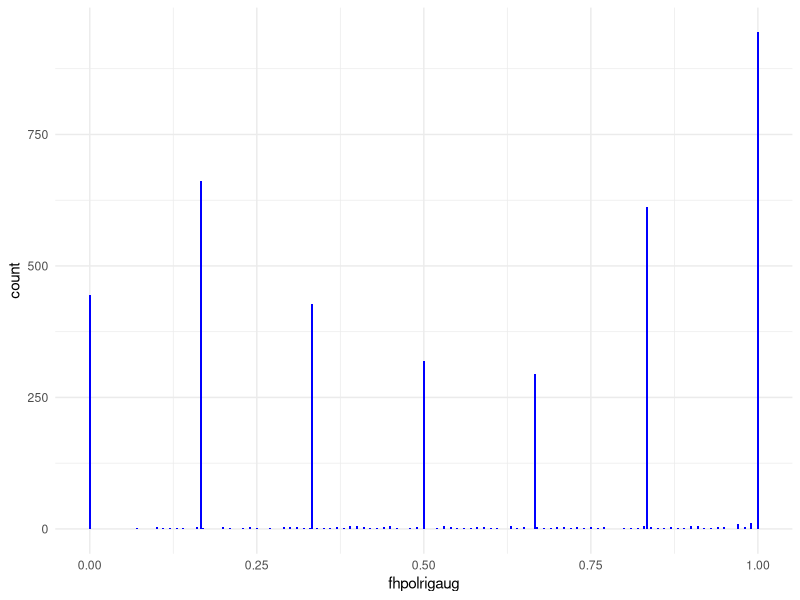
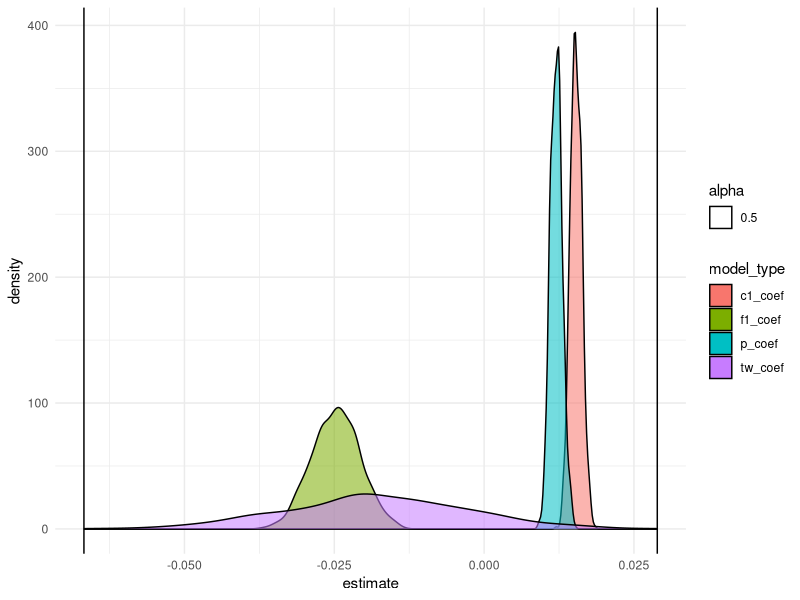
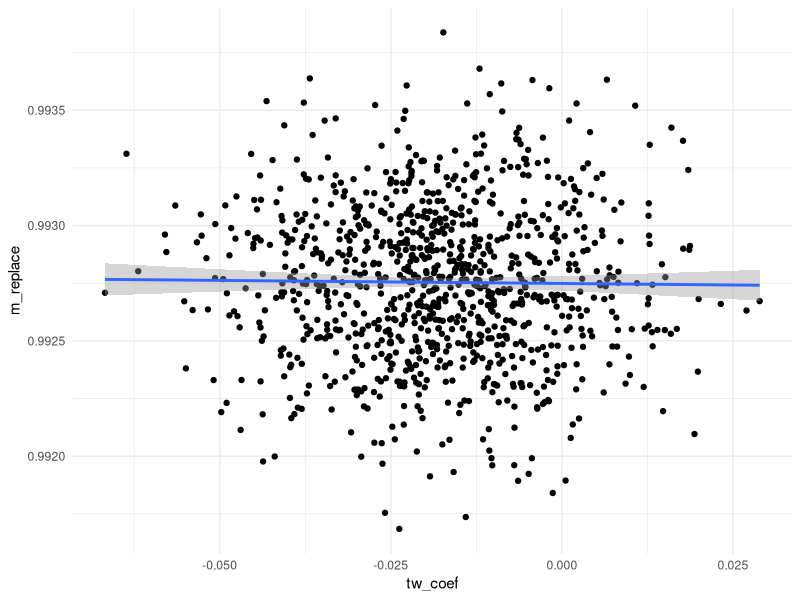
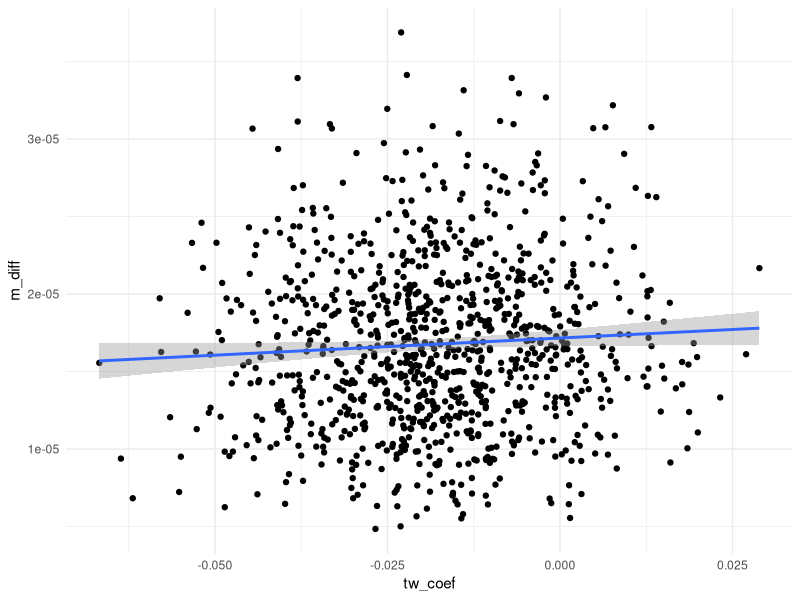

These charts were generated, in order, by the following R code:
## ---- chunk 1
# Re-analysis of Acemoglu et al.

require(haven)
require(readxl)
require(dplyr)
require(magrittr)
require(tidyr)
require(ggplot2)
require(modelr)
require(broom)
require(purrr)
require(pbapply)
require(parallel)

fiveyear <- read_dta("Acemoglu one year panel.dta")
oneyear <- read_excel("Income and Democracy Data AER adjustment.xls", 
sheet = "Annual Panel")
oneyear <- oneyear %>% group_by(country) %>% mutate(l1_fhpolrigaug=lag(fhpolrigaug,order_by=year),
                                                    l1_lrgdpch=lag(lrgdpch,order_by=year)) %>% 
  filter(!(is.na(fhpolrigaug)) & !(is.na(lrgdpch))) %>% mutate(panel_balance=n())
## ---- chunk 2
ggplot(oneyear,aes(x=fhpolrigaug)) + geom_bar(fill='blue') + theme_minimal()
## ---- chunk 3
data3 <-  filter(oneyear,country %in% c('United States','Canada')) %>% select(country,year,fhpolrigaug,lrgdpch,l1_fhpolrigaug,l1_lrgdpch)
twoway <- round(coef(lm(data=data3,formula=fhpolrigaug~ lrgdpch+ factor(year) + factor(country)))['lrgdpch'],3)
pooled <- round(coef(lm(data=data3,formula=fhpolrigaug~ lrgdpch))['lrgdpch'],3)
time <- round(coef(lm(data=data3,formula=fhpolrigaug~ lrgdpch+ factor(year)))['lrgdpch'],3)
case <- round(coef(lm(data=data3,formula=fhpolrigaug~ lrgdpch+ factor(country)))['lrgdpch'],3)
## ---- chunk 4
print(as.data.frame(data3))
## ---- chunk 5
tw_coef <- 1:1000
f1_coef <- 1:1000
c1_coef <- 1:1000
p_coef <- 1:1000
m_replace <- 1:1000
m_diff <- 1:1000
for(i in 1:1000) {
data3 <-  filter(oneyear,country %in% c('United States','Canada')) %>% select(country,year,fhpolrigaug,lrgdpch,l1_fhpolrigaug,l1_lrgdpch)
replacement <- runif(nrow(data3),0.99,.9999)
data3 <- ungroup(data3) %>% mutate(fhpolrigaug2 = ifelse(fhpolrigaug==1,replacement,fhpolrigaug))
tw_coef[i] <- coef(lm(data=data3,formula=fhpolrigaug2~ lrgdpch+ factor(year) + factor(country)))['lrgdpch']
f1_coef[i] <- coef(lm(data=data3,formula=fhpolrigaug2~ lrgdpch+ factor(year)))['lrgdpch']
c1_coef[i] <- coef(lm(data=data3,formula=fhpolrigaug2~ lrgdpch+ factor(country)))['lrgdpch']
p_coef[i] <- coef(lm(data=data3,formula=fhpolrigaug2~ lrgdpch))['lrgdpch']
m_replace[i] <- mean(ifelse(data3$fhpolrigaug==1,replacement,data3$fhpolrigaug),na.rm=TRUE)
out_diff <- data3 %>% group_by(country) %>% summarize(mean_countries=mean(fhpolrigaug2))
m_diff[i] <- (out_diff$mean_countries[1] - out_diff$mean_countries[2])^2
}
## ---- chunk 6
data_frame(tw_coef,f1_coef,c1_coef,p_coef) %>% gather(model_type,estimate) %>% 
  ggplot(aes(x=estimate,fill=model_type,alpha=0.5)) + geom_density() + theme_minimal() + 
  geom_vline(xintercept=c(min(tw_coef),max(tw_coef)))

## ---- chunk 7
data_frame(m_replace,tw_coef) %>% ggplot(aes(y=m_replace,x=tw_coef)) + geom_point() + stat_smooth(method='lm') + theme_minimal()
## ---- chunk 8
data_frame(m_diff,tw_coef) %>% ggplot(aes(y=m_diff,x=tw_coef)) + geom_point() + stat_smooth(method='lm') + theme_minimal()
